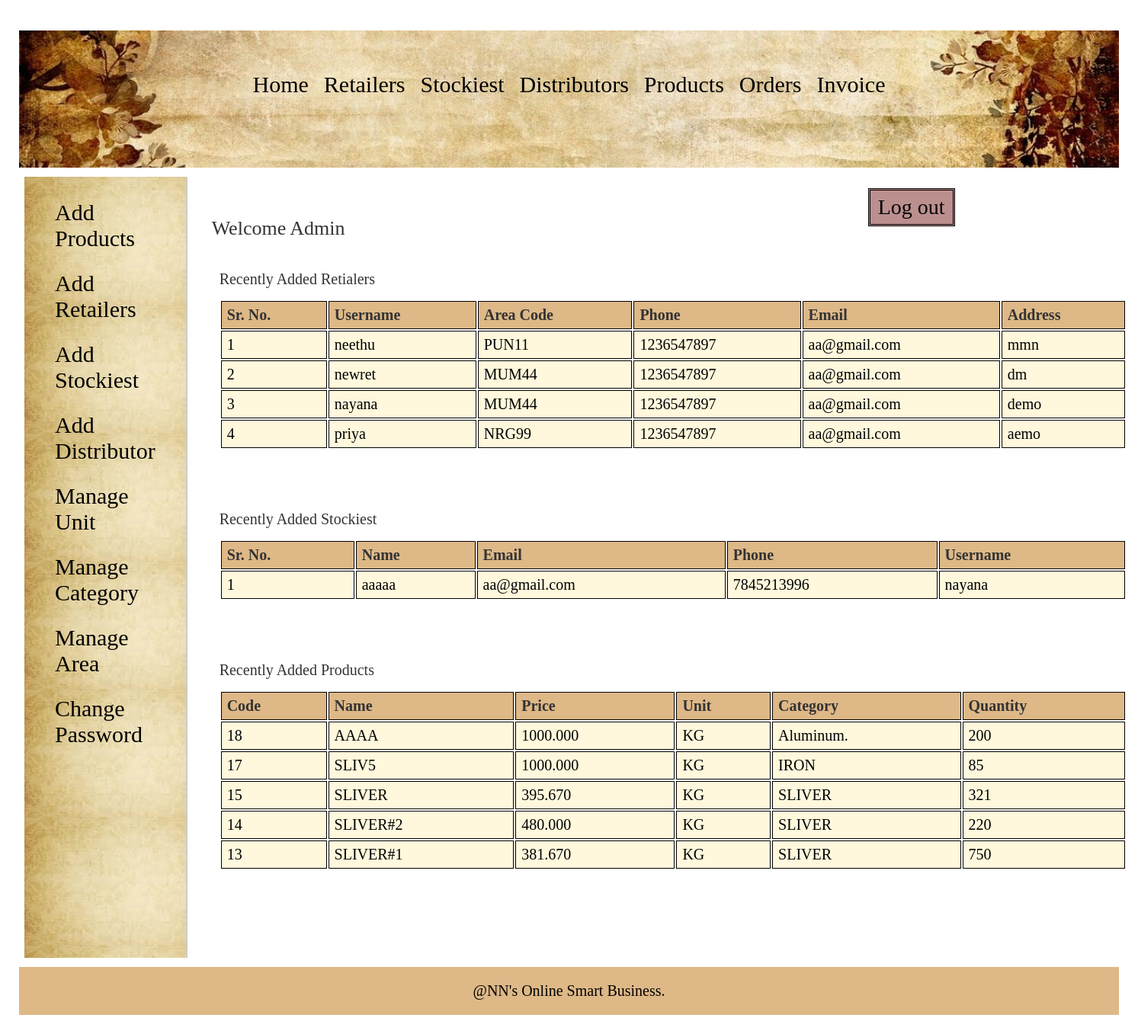
The page /admin/index.php (signed in) on the database its author committed.
### tables this page shows
CREATE TABLE `retailer` (
  `retailer_id` int(11) NOT NULL,
  `username` varchar(25) NOT NULL,
  `password` varchar(25) NOT NULL,
  `address` varchar(200) NOT NULL,
  `area_id` int(11) NOT NULL,
  `phone` varchar(10) NOT NULL,
  `email` varchar(50) DEFAULT NULL
);

CREATE TABLE `area` (
  `area_id` int(11) NOT NULL,
  `area_name` varchar(50) NOT NULL,
  `area_code` varchar(10) NOT NULL
);

CREATE TABLE `manufacturer` (
  `man_id` int(11) NOT NULL,
  `man_name` varchar(25) NOT NULL,
  `man_email` varchar(50) DEFAULT NULL,
  `man_phone` varchar(10) NOT NULL,
  `username` varchar(20) NOT NULL,
  `password` varchar(20) NOT NULL
);

CREATE TABLE `products` (
  `pro_id` int(11) NOT NULL,
  `pro_name` varchar(25) NOT NULL,
  `pro_desc` text DEFAULT NULL,
  `pro_price` decimal(10,3) NOT NULL,
  `unit` int(11) NOT NULL,
  `pro_cat` int(11) NOT NULL,
  `quantity` int(6) DEFAULT NULL
);

CREATE TABLE `unit` (
  `id` int(11) NOT NULL,
  `unit_name` varchar(20) NOT NULL,
  `unit_details` text DEFAULT NULL
);

CREATE TABLE `categories` (
  `cat_id` int(11) NOT NULL,
  `cat_name` varchar(25) NOT NULL,
  `cat_details` text DEFAULT NULL
);

### admin/index.php (the view, shortened to what this page needs)
<?php
	include("../includes/config.php");
	include("translate.php");
	if(isset($_SESSION['admin_login'])) {
		if($_SESSION['admin_login'] == true) {
			$query_selectRetailer = "SELECT * FROM retailer,area WHERE retailer.area_id=area.area_id ORDER BY retailer_id DESC LIMIT 4";
			$result_selectRetailer = mysqli_query($con,$query_selectRetailer);
			$query_selectManufacturer = "SELECT * FROM manufacturer ORDER BY man_id DESC LIMIT 4";
			$result_selectManufacturer = mysqli_query($con,$query_selectManufacturer);
			$query_selectProducts = "SELECT * FROM products,categories,unit WHERE products.pro_cat=categories.cat_id AND products.unit=unit.id ORDER BY pro_id DESC LIMIT 5";
			$result_selectProducts = mysqli_query($con,$query_selectProducts);
		}
		else {
			header('Location:../index.php');
		}
	}
	else {
		header('Location:../index.php');
	}
?>
<!DOCTYPE html PUBLIC "-//W3C//DTD XHTML 1.0 Transitional//EN" "http://www.w3.org/TR/xhtml1/DTD/xhtml1-transitional.dtd">
<html xmlns="http://www.w3.org/1999/xhtml">
<html>
<head>
	<link rel="stylesheet" href="../includes/main_style.css" >
</head>
<body class="bg-img1" >
	<?php
		include("../includes/nav_admin.inc.php");
		include("../includes/aside_admin.inc.php");
	?>
	<section>
		<h1>Welcome Admin</h1>
		<article>
			<h2>Recently Added Retialers</h2>
			<table class="table_displayData">
				<tr>
					<th>Sr. No.</th>
					<th>Username</th>
					<th>Area Code</th>
					<th>Phone</th>
					<th>Email</th>
					<th>Address</th>
				</tr>
				<?php $i=1; while($row_selectRetailer = mysqli_fetch_array($result_selectRetailer)) { ?>
				<tr>
					<td> <?php echo $i; ?> </td>
					<td> <?php echo $row_selectRetailer['username']; ?> </td>
					<td> <?php echo $row_selectRetailer['area_code']; ?> </td>
					<td> <?php echo $row_selectRetailer['phone']; ?> </td>
					<td> <?php echo $row_selectRetailer['email']; ?> </td>
					<td> <?php echo $row_selectRetailer['address']; ?> </td>
				</tr>
				<?php $i++; } ?>
			</table>
		</article>
		<article>
			<h2>Recently Added Stockiest</h2>
			<table class="table_displayData">
			<tr>
				<th>Sr. No.</th>
				<th>Name</th>
				<th>Email</th>
				<th>Phone</th>
				<th>Username</th>
			</tr>
			<?php $i=1; while($row_selectManufacturer = mysqli_fetch_array($result_selectManufacturer)) { ?>
			<tr>
				<td> <?php echo $i; ?> </td>
				<td> <?php echo $row_selectManufacturer['man_name']; ?> </td>
				<td> <?php echo $row_selectManufacturer['man_email']; ?> </td>
				<td> <?php echo $row_selectManufacturer['man_phone']; ?> </td>
				<td> <?php echo $row_selectManufacturer['username']; ?> </td>
			</tr>
			<?php $i++; } ?>
		</table>
		</article>
		<article>
			<h2>Recently Added Products</h2>
			<table class="table_displayData">
			<tr>
				<th> Code </th>
				<th> Name </th>
				<th> Price </th>
				<th> Unit </th>
				<th> Category </th>
				<th> Quantity </th>
			</tr>
			<?php $i=1; while($row_selectProducts = mysqli_fetch_array($result_selectProducts)) { ?>
			<tr>
				<td> <?php echo $row_selectProducts['pro_id']; ?> </td>
				<td> <?php echo $row_selectProducts['pro_name']; ?> </td>
				<td> <?php echo $row_selectProducts['pro_price']; ?> </td>
				<td> <?php echo $row_selectProducts['unit_name']; ?> </td>
				<td> <?php echo $row_selectProducts['cat_name']; ?> </td>
				<td> <?php if($row_selectProducts['quantity'] == NULL){ echo "N/A";} else {echo $row_selectProducts['quantity'];} ?> </td>
			</tr>
			<?php $i++; } ?>
		</table>
		</article>
	</section>
	<?php
		include("../includes/footer.inc.php");
	?>
</body>
</html>

### includes/main_style.css (style rules this page uses)
* { font-family: Georgia, serif; margin:5px; padding:5px; }
section { width:1000px; padding:10px; padding-bottom:40px; }
section h1 { margin-bottom:10px; font-weight:normal; color:#333; font-size: 26px; }
article { margin-top:20px; margin-bottom:50px; }
article h2 { margin-bottom:5px; font-weight:normal; color:#333; font-size: 20px; }
table { border-collapse: separate; width:125%; }
.table_displayData td, .table_displayData th { border:1.5px solid black; padding: 6px 7px; text-align: left; background-color: #FFF8DC; }
.table_displayData th { background-color: #DEB887; color:#333; }

### admin/index.php (style rules this page uses)
body { font-family: Arial, Helvetica, sans-serif; }
* { box-sizing: border-box; }
.bg-img1 { background-image: url('../assets/img/bg6.heic'); min-height: 180px; background-position: center; background-repeat: no-repeat; background-size: cover; position: center; }

### includes/nav_admin.inc.php (style rules this page uses)
body { font-family: Arial, Helvetica, sans-serif; }
* { box-sizing: border-box; }

### rows shown on the page
retailer: username "neethu", area.area_code "PUN11", phone "1236547897", email "aa@gmail.com", address "mmn"
retailer: username "newret", area.area_code "MUM44", phone "1236547897", email "aa@gmail.com", address "dm"
retailer: username "nayana", area.area_code "MUM44", phone "1236547897", email "aa@gmail.com", address "demo"
retailer: username "priya", area.area_code "NRG99", phone "1236547897", email "aa@gmail.com", address "aemo"
manufacturer: man_name "aaaaa", man_email "aa@gmail.com", man_phone "7845213996", username "nayana"
products: pro_id "18", pro_name "AAAA", pro_price "1000.000", unit.unit_name "KG", pro_cat.cat_name "Aluminum.", quantity "200"
products: pro_id "17", pro_name "SLIV5", pro_price "1000.000", unit.unit_name "KG", pro_cat.cat_name "IRON", quantity "85"
products: pro_id "15", pro_name "SLIVER", pro_price "395.670", unit.unit_name "KG", pro_cat.cat_name "SLIVER", quantity "321"
products: pro_id "14", pro_name "SLIVER#2", pro_price "480.000", unit.unit_name "KG", pro_cat.cat_name "SLIVER", quantity "220"
products: pro_id "13", pro_name "SLIVER#1", pro_price "381.670", unit.unit_name "KG", pro_cat.cat_name "SLIVER", quantity "750"
